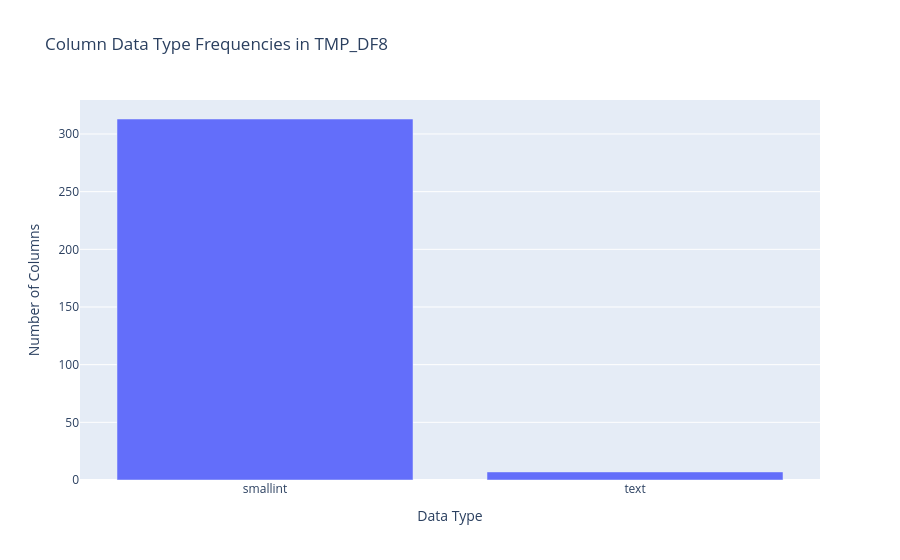

The notebook cell saved with this chart:
### Markdown cell above
### 7.1. Data Type Frequencies

#### 7.1.1. Data & Methods

[Instructions for AI Agent]:

Describe the data from `phases/01_LegacyDB/outputs/metrics/TMP_DF8_column_structure.json` and the method used in this subsection.

[Content to Include]:

- Explain that this analysis counts the frequency of each distinct PostgreSQL data type across all columns in the schema to understand its fundamental composition.

### Code cell
display_header("Data Type Distribution")

if column_structure_df is not None:
    type_counts = column_structure_df['data_type'].value_counts().reset_index()
    type_counts.columns = ['data_type', 'count']
    
    # Calculate percentages
    type_counts['percentage'] = (type_counts['count'] / type_counts['count'].sum() * 100).round(2)
    
    # Display comprehensive table
    display(Markdown("**Complete Data Type Distribution**"))
    display(type_counts.style.format({'percentage': '{:.2f}%'}))
    
    # Display summary statistics
    display(Markdown("**Data Type Summary**"))
    summary_stats = pd.DataFrame({
        'Total Columns': [type_counts['count'].sum()],
        'Unique Data Types': [len(type_counts)],
        'Most Common Type': [f"{type_counts.iloc[0]['data_type']} ({type_counts.iloc[0]['count']} columns)"],
        'Least Common Type': [f"{type_counts.iloc[-1]['data_type']} ({type_counts.iloc[-1]['count']} columns)"]
    })
    display(summary_stats)
    
    fig = px.bar(type_counts, x='data_type', y='count', title=f'Column Data Type Frequencies in {DATABASE_NAME}',
                 labels={'count': 'Number of Columns', 'data_type': 'Data Type'})
    fig.show()
else:
    print("No column structure data available.")

### Figure 1 — Plotly figure (JSON) as saved in the notebook; plotly's stock layout.template omitted (floating-point values rounded to 4 significant figures)
{"data": [{"hovertemplate": "Data Type=%{x}<br>Number of Columns=%{y}<extra></extra>", "legendgroup": "", "marker": {"color": "#636efa", "pattern": {"shape": ""}}, "name": "", "orientation": "v", "showlegend": false, "textposition": "auto", "type": "bar", "x": ["smallint", "text"], "xaxis": "x", "y": [313, 7], "yaxis": "y"}], "layout": {"barmode": "relative", "legend": {"tracegroupgap": 0}, "title": {"text": "Column Data Type Frequencies in TMP_DF8"}, "xaxis": {"anchor": "y", "domain": [0, 1], "title": {"text": "Data Type"}}, "yaxis": {"anchor": "x", "domain": [0, 1], "title": {"text": "Number of Columns"}}}}
